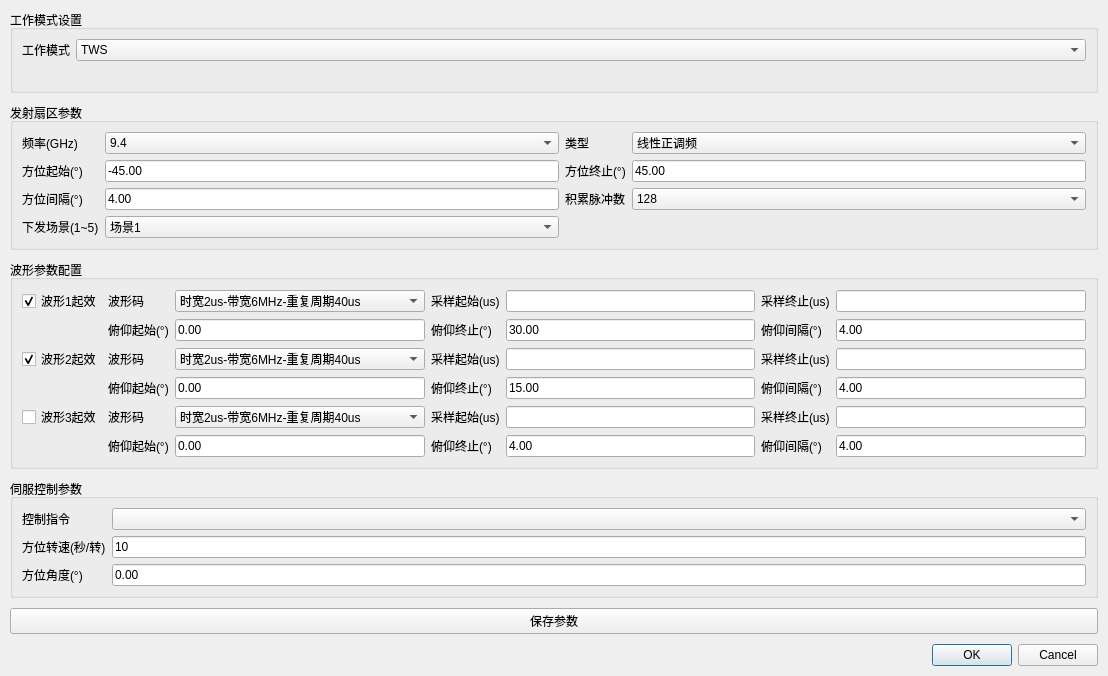
<?xml version="1.0" encoding="UTF-8"?>
<ui version="4.0">
 <class>TWSModeDialog</class>
 <widget class="QDialog" name="TWSModeDialog">
  <property name="geometry">
   <rect>
    <x>0</x>
    <y>0</y>
    <width>1108</width>
    <height>676</height>
   </rect>
  </property>
  <property name="windowTitle">
   <string>TWS模式设置</string>
  </property>
  <layout class="QVBoxLayout" name="verticalLayout">
   <property name="spacing">
    <number>10</number>
   </property>
   <property name="leftMargin">
    <number>10</number>
   </property>
   <property name="topMargin">
    <number>10</number>
   </property>
   <property name="rightMargin">
    <number>10</number>
   </property>
   <property name="bottomMargin">
    <number>10</number>
   </property>
   <item>
    <widget class="QGroupBox" name="groupWorkMode">
     <property name="title">
      <string>工作模式设置</string>
     </property>
     <layout class="QFormLayout" name="formLayout">
      <item row="0" column="0">
       <widget class="QLabel" name="labelWorkMode">
        <property name="text">
         <string>工作模式</string>
        </property>
       </widget>
      </item>
      <item row="0" column="1">
       <widget class="CustomComboBox" name="workMode">
        <item>
         <property name="text">
          <string>TWS</string>
         </property>
        </item>
        <item>
         <property name="text">
          <string>TAS</string>
         </property>
        </item>
       </widget>
      </item>
     </layout>
    </widget>
   </item>
   <item>
    <widget class="QGroupBox" name="groupSector">
     <property name="title">
      <string>发射扇区参数</string>
     </property>
     <layout class="QGridLayout" name="gridLayout_sector">
      <item row="0" column="1">
       <widget class="CustomComboBox" name="freq">
        <property name="currentIndex">
         <number>4</number>
        </property>
        <item>
         <property name="text">
          <string>9.0</string>
         </property>
        </item>
        <item>
         <property name="text">
          <string>9.1</string>
         </property>
        </item>
        <item>
         <property name="text">
          <string>9.2</string>
         </property>
        </item>
        <item>
         <property name="text">
          <string>9.3</string>
         </property>
        </item>
        <item>
         <property name="text">
          <string>9.4</string>
         </property>
        </item>
        <item>
         <property name="text">
          <string>9.5</string>
         </property>
        </item>
        <item>
         <property name="text">
          <string>9.6</string>
         </property>
        </item>
        <item>
         <property name="text">
          <string>9.7</string>
         </property>
        </item>
        <item>
         <property name="text">
          <string>9.8</string>
         </property>
        </item>
       </widget>
      </item>
      <item row="3" column="1">
       <widget class="CustomComboBox" name="sceneCombo">
        <property name="currentIndex">
         <number>0</number>
        </property>
        <item>
         <property name="text">
          <string>场景1</string>
         </property>
        </item>
        <item>
         <property name="text">
          <string>场景2</string>
         </property>
        </item>
        <item>
         <property name="text">
          <string>场景3</string>
         </property>
        </item>
        <item>
         <property name="text">
          <string>场景4</string>
         </property>
        </item>
        <item>
         <property name="text">
          <string>场景5</string>
         </property>
        </item>
       </widget>
      </item>
      <item row="1" column="4">
       <widget class="QLineEdit" name="aziend">
        <property name="text">
         <string>45.00</string>
        </property>
       </widget>
      </item>
      <item row="0" column="2">
       <widget class="QLabel" name="label_type">
        <property name="text">
         <string>类型</string>
        </property>
       </widget>
      </item>
      <item row="1" column="2">
       <widget class="QLabel" name="label_aziend">
        <property name="text">
         <string>方位终止(°)</string>
        </property>
       </widget>
      </item>
      <item row="2" column="2">
       <widget class="QLabel" name="label_pulsenum">
        <property name="text">
         <string>积累脉冲数</string>
        </property>
       </widget>
      </item>
      <item row="0" column="4">
       <widget class="CustomComboBox" name="type">
        <property name="currentIndex">
         <number>1</number>
        </property>
        <item>
         <property name="text">
          <string>线性负调频</string>
         </property>
        </item>
        <item>
         <property name="text">
          <string>线性正调频</string>
         </property>
        </item>
       </widget>
      </item>
      <item row="1" column="0">
       <widget class="QLabel" name="label_azistart">
        <property name="text">
         <string>方位起始(°)</string>
        </property>
       </widget>
      </item>
      <item row="2" column="0">
       <widget class="QLabel" name="label_azistep">
        <property name="text">
         <string>方位间隔(°)</string>
        </property>
       </widget>
      </item>
      <item row="0" column="0">
       <widget class="QLabel" name="label_freq">
        <property name="text">
         <string>频率(GHz)</string>
        </property>
       </widget>
      </item>
      <item row="1" column="1">
       <widget class="QLineEdit" name="azistart">
        <property name="text">
         <string>-45.00</string>
        </property>
       </widget>
      </item>
      <item row="2" column="1">
       <widget class="QLineEdit" name="azistep">
        <property name="text">
         <string>4.00</string>
        </property>
       </widget>
      </item>
      <item row="3" column="0">
       <widget class="QLabel" name="label_scene">
        <property name="text">
         <string>下发场景(1~5)</string>
        </property>
       </widget>
      </item>
      <item row="2" column="4">
       <widget class="CustomComboBox" name="pulseNum1">
        <property name="currentIndex">
         <number>2</number>
        </property>
        <item>
         <property name="text">
          <string>32</string>
         </property>
        </item>
        <item>
         <property name="text">
          <string>64</string>
         </property>
        </item>
        <item>
         <property name="text">
          <string>128</string>
         </property>
        </item>
        <item>
         <property name="text">
          <string>256</string>
         </property>
        </item>
        <item>
         <property name="text">
          <string>512</string>
         </property>
        </item>
        <item>
         <property name="text">
          <string>1024</string>
         </property>
        </item>
       </widget>
      </item>
     </layout>
    </widget>
   </item>
   <item>
    <widget class="QGroupBox" name="groupWaveform">
     <property name="title">
      <string>波形参数配置</string>
     </property>
     <layout class="QGridLayout" name="gridLayout_waveform">
      <item row="3" column="6">
       <widget class="QLineEdit" name="samplelen2"/>
      </item>
      <item row="5" column="4">
       <widget class="QLineEdit" name="samplestart3"/>
      </item>
      <item row="3" column="3">
       <widget class="QLabel" name="label_samplestart2">
        <property name="text">
         <string>采样起始(us)</string>
        </property>
       </widget>
      </item>
      <item row="3" column="1">
       <widget class="QLabel" name="label_wave2">
        <property name="text">
         <string>波形码</string>
        </property>
       </widget>
      </item>
      <item row="5" column="5">
       <widget class="QLabel" name="label_samplelen3">
        <property name="text">
         <string>采样终止(us)</string>
        </property>
       </widget>
      </item>
      <item row="5" column="6">
       <widget class="QLineEdit" name="samplelen3"/>
      </item>
      <item row="0" column="1">
       <widget class="QLabel" name="label_wave1">
        <property name="text">
         <string>波形码</string>
        </property>
       </widget>
      </item>
      <item row="3" column="2">
       <widget class="CustomComboBox" name="wave2">
        <property name="currentIndex">
         <number>0</number>
        </property>
        <item>
         <property name="text">
          <string>时宽2us-带宽6MHz-重复周期40us</string>
         </property>
        </item>
        <item>
         <property name="text">
          <string>时宽2us-带宽6MHz-重复周期25us</string>
         </property>
        </item>
        <item>
         <property name="text">
          <string>时宽4us-带宽6MHz-重复周期20us</string>
         </property>
        </item>
        <item>
         <property name="text">
          <string>时宽10us-带宽6MHz-重复周期50us</string>
         </property>
        </item>
        <item>
         <property name="text">
          <string>时宽20us-带宽6MHz-重复周期100us</string>
         </property>
        </item>
        <item>
         <property name="text">
          <string>时宽35us-带宽6MHz-重复周期175us</string>
         </property>
        </item>
        <item>
         <property name="text">
          <string>时宽1us-带宽15MHz-重复周期15us</string>
         </property>
        </item>
        <item>
         <property name="text">
          <string>时宽1us-带宽15MHz-重复周期30us</string>
         </property>
        </item>
        <item>
         <property name="text">
          <string>时宽1us-带宽15MHz-重复周期40us</string>
         </property>
        </item>
        <item>
         <property name="text">
          <string>时宽10us-带宽15MHz-重复周期50us</string>
         </property>
        </item>
        <item>
         <property name="text">
          <string>时宽25us-带宽15MHz-重复周期125us</string>
         </property>
        </item>
        <item>
         <property name="text">
          <string>时宽35us-带宽15MHz-重复周期175us</string>
         </property>
        </item>
       </widget>
      </item>
      <item row="5" column="3">
       <widget class="QLabel" name="label_samplestart3">
        <property name="text">
         <string>采样起始(us)</string>
        </property>
       </widget>
      </item>
      <item row="5" column="2">
       <widget class="CustomComboBox" name="wave3">
        <property name="currentIndex">
         <number>0</number>
        </property>
        <item>
         <property name="text">
          <string>时宽2us-带宽6MHz-重复周期40us</string>
         </property>
        </item>
        <item>
         <property name="text">
          <string>时宽2us-带宽6MHz-重复周期25us</string>
         </property>
        </item>
        <item>
         <property name="text">
          <string>时宽4us-带宽6MHz-重复周期20us</string>
         </property>
        </item>
        <item>
         <property name="text">
          <string>时宽10us-带宽6MHz-重复周期50us</string>
         </property>
        </item>
        <item>
         <property name="text">
          <string>时宽20us-带宽6MHz-重复周期100us</string>
         </property>
        </item>
        <item>
         <property name="text">
          <string>时宽35us-带宽6MHz-重复周期175us</string>
         </property>
        </item>
        <item>
         <property name="text">
          <string>时宽1us-带宽15MHz-重复周期15us</string>
         </property>
        </item>
        <item>
         <property name="text">
          <string>时宽1us-带宽15MHz-重复周期30us</string>
         </property>
        </item>
        <item>
         <property name="text">
          <string>时宽1us-带宽15MHz-重复周期40us</string>
         </property>
        </item>
        <item>
         <property name="text">
          <string>时宽10us-带宽15MHz-重复周期50us</string>
         </property>
        </item>
        <item>
         <property name="text">
          <string>时宽25us-带宽15MHz-重复周期125us</string>
         </property>
        </item>
        <item>
         <property name="text">
          <string>时宽35us-带宽15MHz-重复周期175us</string>
         </property>
        </item>
       </widget>
      </item>
      <item row="3" column="4">
       <widget class="QLineEdit" name="samplestart2"/>
      </item>
      <item row="5" column="0">
       <widget class="QCheckBox" name="enable3">
        <property name="text">
         <string>波形3起效</string>
        </property>
        <property name="checked">
         <bool>false</bool>
        </property>
       </widget>
      </item>
      <item row="3" column="0">
       <widget class="QCheckBox" name="enable2">
        <property name="text">
         <string>波形2起效</string>
        </property>
        <property name="checked">
         <bool>true</bool>
        </property>
       </widget>
      </item>
      <item row="3" column="5">
       <widget class="QLabel" name="label_samplelen2">
        <property name="text">
         <string>采样终止(us)</string>
        </property>
       </widget>
      </item>
      <item row="5" column="1">
       <widget class="QLabel" name="label_wave3">
        <property name="text">
         <string>波形码</string>
        </property>
       </widget>
      </item>
      <item row="0" column="0">
       <widget class="QCheckBox" name="enable1">
        <property name="text">
         <string>波形1起效</string>
        </property>
        <property name="checked">
         <bool>true</bool>
        </property>
       </widget>
      </item>
      <item row="0" column="2">
       <widget class="CustomComboBox" name="wave1">
        <property name="currentIndex">
         <number>0</number>
        </property>
        <item>
         <property name="text">
          <string>时宽2us-带宽6MHz-重复周期40us</string>
         </property>
        </item>
        <item>
         <property name="text">
          <string>时宽2us-带宽6MHz-重复周期25us</string>
         </property>
        </item>
        <item>
         <property name="text">
          <string>时宽4us-带宽6MHz-重复周期20us</string>
         </property>
        </item>
        <item>
         <property name="text">
          <string>时宽10us-带宽6MHz-重复周期50us</string>
         </property>
        </item>
        <item>
         <property name="text">
          <string>时宽20us-带宽6MHz-重复周期100us</string>
         </property>
        </item>
        <item>
         <property name="text">
          <string>时宽35us-带宽6MHz-重复周期175us</string>
         </property>
        </item>
        <item>
         <property name="text">
          <string>时宽1us-带宽15MHz-重复周期15us</string>
         </property>
        </item>
        <item>
         <property name="text">
          <string>时宽1us-带宽15MHz-重复周期30us</string>
         </property>
        </item>
        <item>
         <property name="text">
          <string>时宽1us-带宽15MHz-重复周期40us</string>
         </property>
        </item>
        <item>
         <property name="text">
          <string>时宽10us-带宽15MHz-重复周期50us</string>
         </property>
        </item>
        <item>
         <property name="text">
          <string>时宽25us-带宽15MHz-重复周期125us</string>
         </property>
        </item>
        <item>
         <property name="text">
          <string>时宽35us-带宽15MHz-重复周期175us</string>
         </property>
        </item>
       </widget>
      </item>
      <item row="0" column="3">
       <widget class="QLabel" name="label_samplestart1">
        <property name="text">
         <string>采样起始(us)</string>
        </property>
       </widget>
      </item>
      <item row="0" column="4">
       <widget class="QLineEdit" name="samplestart1"/>
      </item>
      <item row="0" column="5">
       <widget class="QLabel" name="label_samplelen1">
        <property name="text">
         <string>采样终止(us)</string>
        </property>
       </widget>
      </item>
      <item row="0" column="6">
       <widget class="QLineEdit" name="samplelen1"/>
      </item>
      <item row="2" column="6">
       <widget class="QLineEdit" name="elestep1">
        <property name="text">
         <string>4.00</string>
        </property>
       </widget>
      </item>
      <item row="2" column="5">
       <widget class="QLabel" name="label_elestep1">
        <property name="text">
         <string>俯仰间隔(°)</string>
        </property>
       </widget>
      </item>
      <item row="2" column="4">
       <widget class="QLineEdit" name="eleend1">
        <property name="text">
         <string>30.00</string>
        </property>
       </widget>
      </item>
      <item row="2" column="3">
       <widget class="QLabel" name="label_eleend1">
        <property name="text">
         <string>俯仰终止(°)</string>
        </property>
       </widget>
      </item>
      <item row="2" column="2">
       <widget class="QLineEdit" name="elestart1">
        <property name="text">
         <string>0.00</string>
        </property>
       </widget>
      </item>
      <item row="2" column="1">
       <widget class="QLabel" name="label_elestart1">
        <property name="text">
         <string>俯仰起始(°)</string>
        </property>
       </widget>
      </item>
      <item row="4" column="6">
       <widget class="QLineEdit" name="elestep2">
        <property name="text">
         <string>4.00</string>
        </property>
       </widget>
      </item>
      <item row="4" column="5">
       <widget class="QLabel" name="label_elestep2">
        <property name="text">
         <string>俯仰间隔(°)</string>
        </property>
       </widget>
      </item>
      <item row="4" column="4">
       <widget class="QLineEdit" name="eleend2">
        <property name="text">
         <string>15.00</string>
        </property>
       </widget>
      </item>
      <item row="4" column="3">
       <widget class="QLabel" name="label_eleend2">
        <property name="text">
         <string>俯仰终止(°)</string>
        </property>
       </widget>
      </item>
      <item row="4" column="2">
       <widget class="QLineEdit" name="elestart2">
        <property name="text">
         <string>0.00</string>
        </property>
       </widget>
      </item>
      <item row="4" column="1">
       <widget class="QLabel" name="label_elestart2">
        <property name="text">
         <string>俯仰起始(°)</string>
        </property>
       </widget>
      </item>
      <item row="6" column="6">
       <widget class="QLineEdit" name="elestep3">
        <property name="text">
         <string>4.00</string>
        </property>
       </widget>
      </item>
      <item row="6" column="5">
       <widget class="QLabel" name="label_elestep3">
        <property name="text">
         <string>俯仰间隔(°)</string>
        </property>
       </widget>
      </item>
      <item row="6" column="4">
       <widget class="QLineEdit" name="eleend3">
        <property name="text">
         <string>4.00</string>
        </property>
       </widget>
      </item>
      <item row="6" column="3">
       <widget class="QLabel" name="label_eleend3">
        <property name="text">
         <string>俯仰终止(°)</string>
        </property>
       </widget>
      </item>
      <item row="6" column="2">
       <widget class="QLineEdit" name="elestart3">
        <property name="text">
         <string>0.00</string>
        </property>
       </widget>
      </item>
      <item row="6" column="1">
       <widget class="QLabel" name="label_elestart3">
        <property name="text">
         <string>俯仰起始(°)</string>
        </property>
       </widget>
      </item>
     </layout>
    </widget>
   </item>
   <item>
    <widget class="QGroupBox" name="groupServo">
     <property name="title">
      <string>伺服控制参数</string>
     </property>
     <layout class="QFormLayout" name="formLayout_servo">
      <item row="0" column="0">
       <widget class="QLabel" name="labelCmd">
        <property name="text">
         <string>控制指令</string>
        </property>
       </widget>
      </item>
      <item row="0" column="1">
       <widget class="CustomComboBox" name="cmdCombo"/>
      </item>
      <item row="1" column="1">
       <widget class="QLineEdit" name="speedEdit">
        <property name="text">
         <string>10</string>
        </property>
       </widget>
      </item>
      <item row="2" column="0">
       <widget class="QLabel" name="labelAngle">
        <property name="text">
         <string>方位角度(°)</string>
        </property>
       </widget>
      </item>
      <item row="2" column="1">
       <widget class="QLineEdit" name="angleEdit">
        <property name="text">
         <string>0.00</string>
        </property>
       </widget>
      </item>
      <item row="1" column="0">
       <widget class="QLabel" name="labelSpeed">
        <property name="text">
         <string>方位转速(秒/转)</string>
        </property>
       </widget>
      </item>
     </layout>
    </widget>
   </item>
   <item>
    <widget class="QPushButton" name="saveButton">
     <property name="text">
      <string>保存参数</string>
     </property>
    </widget>
   </item>
   <item>
    <widget class="QDialogButtonBox" name="buttonBox">
     <property name="standardButtons">
      <set>QDialogButtonBox::Cancel|QDialogButtonBox::Ok</set>
     </property>
     <property name="centerButtons">
      <bool>false</bool>
     </property>
    </widget>
   </item>
  </layout>
 </widget>
 <customwidgets>
  <customwidget>
   <class>CustomComboBox</class>
   <extends>QComboBox</extends>
   <header>cusWidgets/customcombobox.h</header>
  </customwidget>
 </customwidgets>
 <resources/>
 <connections/>
</ui>
